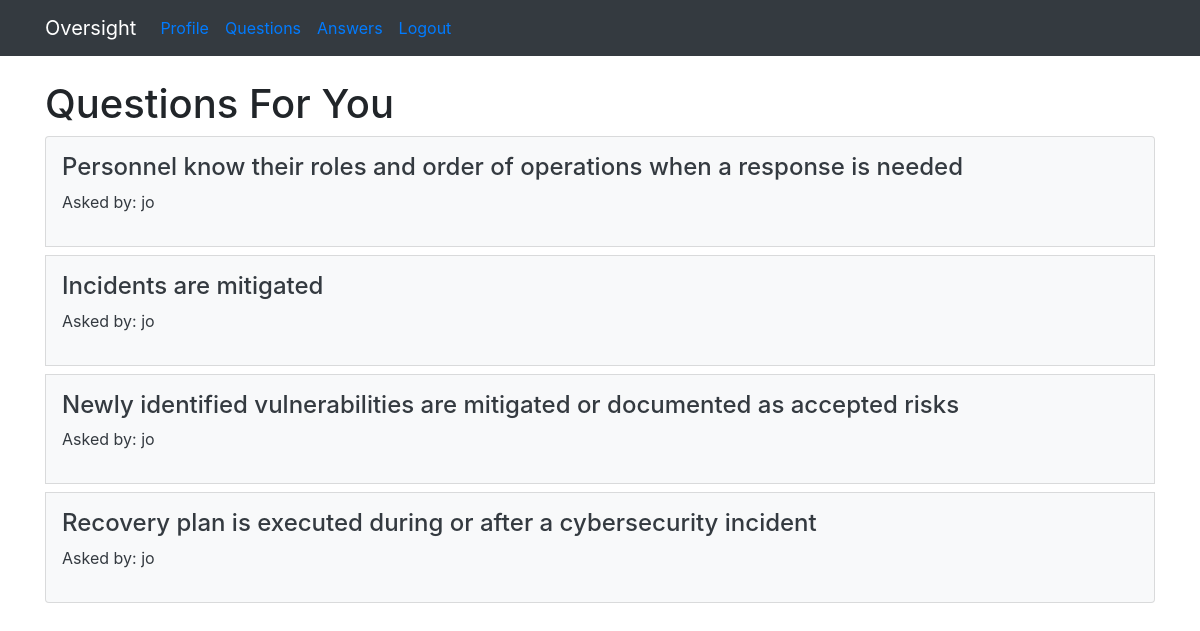
The app's page /unanswered (signed in) with its own data.
### flaskqa/models.py (models this page shows, shortened)
class Question(db.Model):
    id = db.Column(db.Integer, primary_key=True)
    question = db.Column(db.Integer)
    answer = db.Column(db.Integer)
    asked_by_id = db.Column(db.Integer, db.ForeignKey('user.id'))
    expert_id = db.Column(db.Integer, db.ForeignKey('user.id'))
    nist_id = db.Column(db.String)
    nist_function = db.Column(db.String)
    nist_subcategory = db.Column(db.String)
    justification = db.Column(db.Text)

class User(UserMixin, db.Model):
    id = db.Column(db.Integer, primary_key=True)
    name = db.Column(db.String(50))
    password = db.Column(db.String(100))
    expert = db.Column(db.Boolean)
    admin = db.Column(db.Boolean)
    questions_asked = db.relationship(
        'Question',
        foreign_keys='Question.asked_by_id',
        backref='asker',
        lazy=True
    )
    answers_requested = db.relationship(
        'Question',
        foreign_keys='Question.expert_id',
        backref='expert',
        lazy=True
    )
    @property
    def unhashed_password(self):
        raise AttributeError('Cannot view unhashed password!')

### flaskqa/routes/main.py (the view)
@main.route('/unanswered')
@login_required
def unanswered():
    if not current_user.expert:
        return redirect(url_for('main.index'))
    unanswered_questions = Question.query\
    .filter_by(expert_id=current_user.id)\
    .filter(Question.answer == None)\
    .all()
    context = {
        'unanswered_questions' : unanswered_questions
    }
    return render_template('unanswered.html', **context)

### flaskqa/__init__.py (called while the page is built)
def create_app(config_file='settings.py'):
    app = Flask(__name__)
    app.config.from_pyfile(config_file)
    app.secret_key = b'\x10\x06@.\xcb\xac\xdb\xa7\xe8\x8d\xedi\x80O\ta.\xcc\x8a\x03&\x10C&'
    db.init_app(app)
    login_manager.init_app(app)
    login_manager.login_view = 'auth.login'
    @login_manager.user_loader
    def user_loader(user_id):
        return User.query.get(user_id)
    app.register_blueprint(main)
    app.register_blueprint(auth)
    app.cli.add_command(create_tables)
    return app

### flaskqa/templates/unanswered.html (shortened to what this page needs)
{% extends 'base.html' %}
{% block content %}
<div class="page-header">
        <h1>Questions For You</h1>
      </div>
      <div class="row">
        <div class="col-lg-12">
          <div class="list-group">
              {% for question in unanswered_questions %}
                <a href="{{ url_for('main.answer', question_id=question.id) }}" class="list-group-item p-3 mb-2 bg-light text-dark">
                  <h4 class="list-group-item-heading">{{ question.question }}</h4>
                  <p class="list-group-item-text">Asked by: {{ question.asker.name }}</p>
                </a>
              {% endfor %}
          </div>
        </div>
      </div>
{% endblock %}

### flaskqa/templates/base.html (shortened to what this page needs)
<!DOCTYPE html>
<html lang="en">
  <head>
    <link rel="stylesheet" href="https://stackpath.bootstrapcdn.com/bootstrap/4.1.3/css/bootstrap.min.css">
  </head>
  <body>
        <nav class="navbar navbar-expand-md navbar-dark bg-dark mb-4">
      <div class="container">
        <div class="navbar-header">
        <a class="navbar-brand" href="#">Oversight</a>
        </div>
        <div class="collapse navbar-collapse" id="navbarNav">
          <ul class="navbar-nav">
            {% if current_user.is_authenticated %}
              <li class="nav-link"><a href="{{ url_for('main.chart') }}">Profile </a></li>
            {% endif %}
            {% if current_user.is_authenticated and current_user.expert %}
              <li class="nav-link"><a href="{{ url_for('main.unanswered') }}">Questions</a></li>
            {% endif %}
            {% if current_user.is_authenticated %}
              <li class="nav-link"><a href="{{ url_for('main.index') }}">Answers</a></li>
            {% endif %}
            {% if current_user.is_authenticated %}
              <li class="nav-link"><a href="{{ url_for('auth.logout') }}">Logout</a></li>
            {% endif %}
          </ul>
        </div>
      </div>
    </nav>
    <div class="container theme-showcase" role="main">
      {% block content %}{% endblock %}
    </div>
    <link rel="stylesheet" href="https://maxcdn.bootstrapcdn.com/bootstrap/4.3.1/css/bootstrap.min.css">
  </body>
</html>

### records on screen
Question: question "Personnel know their roles and order of operations when a response is needed", asker.name "jo"
Question: question "Incidents are mitigated", asker.name "jo"
Question: question "Newly identified vulnerabilities are mitigated or documented as accepted risks", asker.name "jo"
Question: question "Recovery plan is executed during or after a cybersecurity incident", asker.name "jo"
